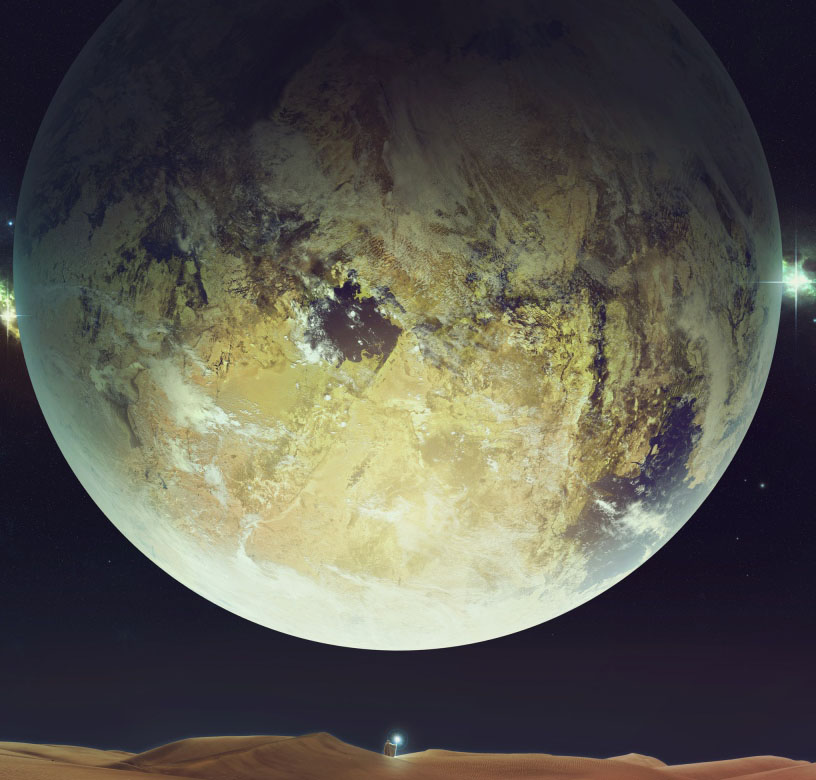
//> input picture OpenCV/Project001/example001.jpg, 816 x 780 px
$ ./test   (built with g++ and OpenCV 4)
//> lines starting //> are read from the running program, lines starting //| are printed output that depends on the picture
#include <opencv2/core/core.hpp>
#include <opencv2/highgui/highgui.hpp>
#include <iostream>

using namespace cv;
using namespace std;

int main() {
	Mat image;
	Mat image1;
	// image = imread("example001.jpg", IMREAD_COLOR);
	// image = imread("example001.jpg", 2 | 4);
	// image = imread("example001.jpg", 0);
	image1 = imread("example001.jpg", 0);
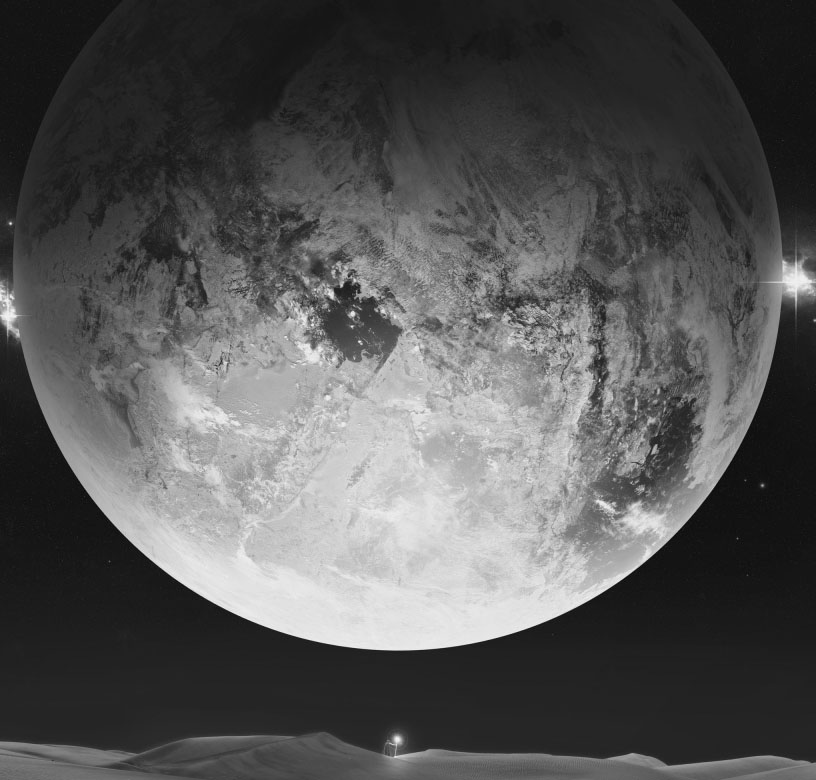
//> image1: 780 rows x 816 cols, CV_8UC1; min 4, max 244, mean 85.7
	image = imread("example002.jpg", 199);
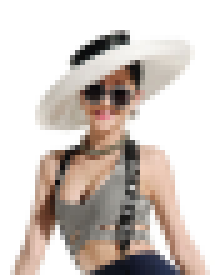
//> input picture OpenCV/Project001/example002.jpg, 44 x 55 px (shown 5 times larger)
//> image is the input picture: 55 rows x 44 cols, CV_8UC3; mean B, G, R 195.8, 201.4, 210.5

	if (!image.data) {                                 // Check for invalid input
		cout << "Could not open or find the image" << std::endl;
		return -1;
	}

	namedWindow("Display window", WINDOW_AUTOSIZE);    // Create a window for display.
	imshow("Display window", image);                   // Show our image inside it.

	namedWindow("Show time", WINDOW_AUTOSIZE);
	imshow("Show time", image1);

	waitKey(0);                                        // Wait for a keystroke in the window
	return 0;
}
